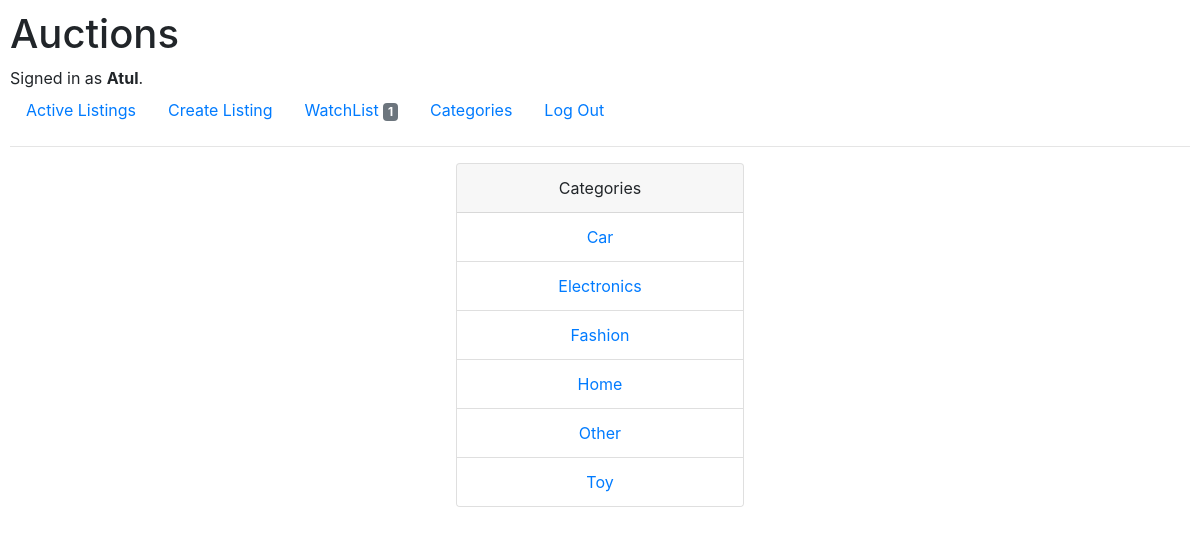
Page /categories (signed in) on the committed database.
### auctions/models.py (models this page shows, shortened)
class User(AbstractUser):
    pass

class WatchList(models.Model):
    watchList=models.ManyToManyField(AuctionListings,blank=True,related_name="auctionwatchers")
    createdby=models.ForeignKey(User,on_delete=models.CASCADE,related_name="watchers")

class Category(models.Model):
    categoryvalue=models.CharField(max_length=20,blank=True)

### auctions/views.py (the view)
# urls.py: path("categories",views.list_by_categories,name="categories"),
def list_by_categories(request):
    return render(request,'auctions/categories.html',{
        'categories':Category.objects.all().order_by('categoryvalue')
    })

### auctions/templates/auctions/categories.html (shortened to what this page needs)
{% extends "auctions/layout.html" %}
{%block body%}
    <div class="card text-center mx-auto" style="width: 18rem;">
        <div class="card-header">
            Categories
        </div>
        <ul class="list-group list-group-flush">
            {% for category in categories%}
                <li class="list-group-item"><a href="{% url 'auctioncategory' category.id%}">{{category.categoryvalue}}</a></li>
            {%endfor%}
        </ul>
    </div>
{%endblock%}

### auctions/templates/auctions/layout.html (shortened to what this page needs)
{% load static %}
<!DOCTYPE html>
<html lang="en">
    <head>
        <link rel="stylesheet" href="https://stackpath.bootstrapcdn.com/bootstrap/4.4.1/css/bootstrap.min.css">
        <link href="{% static 'auctions/styles.css' %}" rel="stylesheet">
    </head>
    <body>
        <h1>Auctions</h1>
        <div>
            {% if user.is_authenticated %}
                Signed in as <strong>{{ user.username }}</strong>.
            {% else %}
                Not signed in.
            {% endif %}
        </div>
        <ul class="nav">
            <li class="nav-item">
                <a class="nav-link" href="{% url 'index' %}">Active Listings</a>
            </li>
            {% if user.is_authenticated %}
            <li class="nav-item">
                <a class="nav-link" href="{% url 'create' %}">Create Listing</a>
            </li>
            <li class="nav-item">
                <a class="nav-link" href="{% url 'watchlist'%}">WatchList <span class="badge badge-secondary">{{user.watchers.get.watchList.count}}</span></a>
            </li>
            <li class="nav-item">
                <a class="nav-link" href="{% url 'categories' %}">Categories</a>
            </li>
             <li class="nav-item">
                <a class="nav-link" href="{% url 'logout' %}">Log Out</a>
            </li>
            {% endif %}
        </ul>
        <hr>
        {% block body %}
        {% endblock %}
    </body>
</html>

### auctions/static/auctions/styles.css (style rules this page uses)
body { padding: 10px; }

### rows in the picture
User: username "Atul", watchers.get.watchList.count "1"
Category: categoryvalue "Car"
Category: categoryvalue "Electronics"
Category: categoryvalue "Fashion"
Category: categoryvalue "Home"
Category: categoryvalue "Other"
Category: categoryvalue "Toy"
